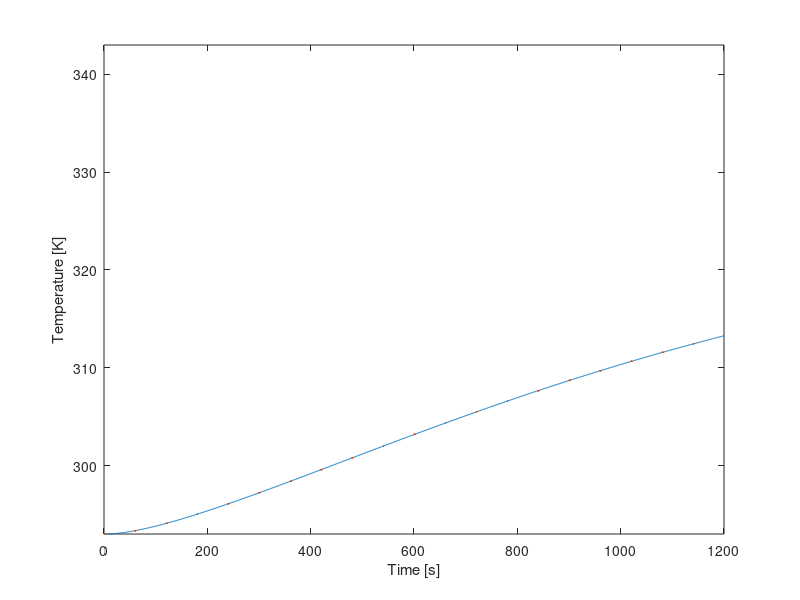

Recreate this plot in MATLAB.
clear all, close all, clc
%% Setup
% This section contains the parameters of the setup (start of cycle)
i=1;                     %Value for plot
T_0 = 293;              %Starting temperature in [K], assumed for all fluids, gasses and materials
T_water = 293;              %Starting temperature water in [K]
T_al = 293;                 %Starting temperature aluminium in [K]
T_cu = 293;                 %Starting temperature copper in [K]
T_pvc = 293;                %Starting temperature PVC in [K]
T_pur = 293;                %Starting temperature polyurethane in [K]
T_air = 293;                %Starting temperature internal air in [K]
T_amb = 293;                %Starting temperature ambient (outside) air in [K]
t = 1;                      %Time at the start [s]
t_final=1200;               %Time at end cycle [s]

%% First order variables
%This section contains the properties and constants of the materials, but also fixed variables of the setup
%Copper tubing
r_inner_cu = 0.004;     %Inner radius copper tube [m]
r_outer_cu = 0.006;     %Outer radius copper tube [m]
roughness_cu = 0.0015;  %Pipe roughness [m]
length_cu = 6.85;       %Length copper tube [m]
epsilon_cu = 0.05;      %Emissivity copper [-]
rho_cu = 8960;          %Density copper [kg/m^3]
c_cu = 386;             %Specific heat copper [J/kg K]
k_cu = 400;             %Thermal conductivity copper [W/(m K)]
%PVC tubing
hsv_pvc_d = 0.0022;     %Thickness of the HSV PCV [m]
r_outer_pvc = 0.055;    %Outer radius PVC tube [m]
r_inner_pvc = r_outer_pvc - hsv_pvc_d ;   %Inner radius PVC tube [m]
r_outer_double_pvc = r_outer_pvc + hsv_pvc_d; %Outer Radius of double-layered PVC tube (near endcaps) [m]
length_pvc = 0.130;     %Length/Height PVC tube [m] (this was shown to be slightly longer during first building phase with no real means to cut it down to 0.125m)
length_cap_pvc = 0.034; %Length/Height of a PVC Endcap [m]
epsilon_pvc = 0.9;      %Emissivity PVC [-]
rho_pvc = 1330;         %Density PVC [kg/m^3]
k_pvc = 0.19;           %Thermal conductivity PVC [W/(m K)]
d_air_endcap = 0.01;    %Distance between Kingspan Therma and the PVC endcap. Used to determine therma resistance
%Polyurethane tubing
r_inner_pur = 0.004;    %Inner radius polyurethane tube [m]
r_outer_pur = 0.006;    %Outer radius polyurathane tube [m]
d_pur = 0.002;          %Wall Thickness polyurthane tube [m]
length_pur = 6;         %Length polyurethane tube [m]
epsilon_pur = 0.9;      %Emissivity polyurethane [-]
k_pur = 0.13;           %Thermal conducitivity polyurethane [W/(m K)]
%Aluminium plate
A_al = 1.72*0.67;           %Area aluminium plate [m^2]
epsilon_paint = 0.95;   %Emissivity black acrylic paint [-] 
rho_al = 2700;          %Density aluminium [kg/m^3]
d_al = 0.002;           %thickness aluminium plate [m]
k_al = 237;             %Thermal conductivity aluminium [W/(m K)]
c_al = 900;             %Specific heat aluminium [J/kg K]
%Water
rho_water_20C = 998;    %Density water at 20C [kg/m^3]
c_water = 4148;         %Specific heat water [J/kg K]
%Air
rho_air = 1.29;         %Density air at 20C [kg/m^3]
c_air = 1006;           %Specific heat air [J/kg K]
k_air = 0.025;          %Thermal conductivity air [W/m K]
%General Setup Wood Properties
k_wood = 0.12;       %Thermal Conductivity of Pinewood [W/m k]                       
d_wood = 0.054;      %Wood border thcikness [m], simplification, in reality 2 mm air pocket within 
A_wood = 0.3107;     %Inner Surface Area wood layer [m^2], slight simplification
k_trespa = 0.03;     %Thermal Conductivity of Trespa bottom plate [W/m K]
d_trespa = 0.006;    %Thickness of trespa bottom [m]
%Kingspan Insulation Properties
ks_k = 0.022;     % Thermal Conductivity Kingspan insulation layer[W/(m*k)]
ks_d = 0.04;      % thickness of Kingspan insulation layer [m]
ks_spacer_d = 0.01; % Thickness of a single Kingspan spacer layer [m]
%Other
length_connector_total = 0.2; %total combined length of the connector segments that stick out of the HSV, [m]
sigma = 5.67*10^-8;     %Stefan Boltzmann constant [W/(m^2 K^4)]
flowrate = 3/60000;     %Flowrate pump [m^3/s]
E = 1000;               %Irradiance artificial sun [W/m^2]
V_body_collector = 1.72*0.67*0.067; %Volume of the solar collector build area with glas plate [m^3]

%% Second order variables
%Copper tube
A_outer_cu = 2 * pi * r_outer_cu * length_cu;       %Outer surface area copper tube [m^2]
A_inner_cu = 2 * pi * r_inner_cu * length_cu;       %Inner surface area copper tube [m^2]
A_exposed_cu = A_outer_cu/2;
V_cu = pi * r_inner_cu^2 * length_cu;               %Inner volume copper tube [m^3]
M_cu = V_cu * rho_cu;
%Surface areas and volume PVC tube
A_outer_pvc = 2 * pi * r_outer_pvc * length_pvc;    %Outer area PVC tube [m^2]
A_inner_pvc = 2 * pi * r_inner_pvc * length_pvc;    %Inner area PVC tube [m^2]
V_pvc = pi * r_inner_pvc^2 * length_pvc;            %Inner volume PVC tube [m^3]
%Surface areas and volume Polyurethane Tubing
A_outer_pur = 2 * pi * r_outer_pur * length_pur;    %Outer area Polyurethane Tubing [m^2]
A_inner_pur = 2 * pi * r_inner_pur * length_pur;    %Inner area Polyurethane Tubing [m^2]
V_pur = pi * r_inner_pur^2 * length_pur;            %Inner volume Polyurethane Tubing [m^3]
%Aluminium plate
V_al = A_al*0.002;                                  %Volume aluminium plate [m^3]
M_al = rho_al*V_al;                                 %Mass aluminium plate [kg]
%The following values are lifted from the earlier matlab model and are used to calculate (average) surface area of the Kingspan Insulation.
hsv_al_width = 0.04017;                                                                % Width of Aluminum Tape reflector section, [m]
hsv_therma_width_in = (hsv_al_width + (2*(sind(18)*0.010)));                           %'width' of kingspan therma plate on the inside, [m]
hsv_therma_width_out = (hsv_al_width + (2*(sind(18)*0.010))) + 2*(tand(18)*ks_d);      %'width' of kingspan therma plate on the outside, [m]
hsv_therma_a_in = length_pvc * hsv_therma_width_in;                                    %Area of kingspan therma plate on inside, [m^2]
hsv_therma_a_out = length_pvc * (hsv_therma_width_out);                                %Area of kingspan therma plate on outside, [m^2]
hsv_therma_a_avg = (hsv_therma_a_out + hsv_therma_a_in)/2;                             %Surface area in middle of therma plate, [m^2]
%The Heat Storage Vessel is seperated into two parts: one for the parts with overlap of endcaps and one for the part without 
pvc_ec_inner_length = length_cap_pvc - hsv_pvc_d;                                                       %Inner length of PVC Endcap [m]
hsv_pvc_a_single = (length_cap_pvc - (pvc_ec_inner_length * 2)) * ((r_inner_pvc+r_outer_pvc)/2) * 2 * pi; %Average PVC Surface Area for Heat Storage Vessel section without overlap [m]
hsv_pvc_a_double = (pvc_ec_inner_length * 2) * ((pvc_ec_inner_length+r_outer_double_pvc)/2) * 2 * pi;         %Average PVC Surface Area for Heat Storage Vessel sections with overlap [m]
pvc_ec_a = (r_outer_pvc)^2 * pi;                                                                         %Surface area of a single endcap, [m^2]
% Air Insulation Values
hsv_air_avgdist1 = ((0.010+0.00795)/2)*((length_pvc - (pvc_ec_inner_length * 2))/length_pvc) + ((0.0078+0.00575)/2)*((pvc_ec_inner_length * 2)/length_pvc); %Average distance of the heat reflector to the outer wall of the PVC body [m], USES PRE CALCULATED VALUES.  Accounts for the double layer PVC near the endcap, [m]
hsv_air_avg_a1 = length_pvc * (hsv_al_width - (2*(sind(18)*0.005)));       %Surface area at the average point between pvc and reflector [m^2], (TODO implement avgdist 1)
hsv_air_avgdist2 = 0.00905;                                                %Average distance between reflector and kingspan therma plate [m]
hsv_air_avg_a2 = length_pvc * (hsv_al_width + (2*(sind(18)*0.005)));       %Surface are at the average point between reflector and kingspan therma [m^2], (TODO implement avgdist 2)
%Aluminum Reflector Tape Properties
d_al_t = 0.0001;                            % Thickness of an aluminum reflector segment [m]
a_al_t = hsv_al_width * length_pvc;         % Area of a single heat reflector element. 10 are present in total [m^2]
% Convective heat transfer coefficients
h_air = 4.0;         %CVTH of still air [W/(m^2 K)], Range (4.0 to 5.9)
h_water = 100;      %CVTH of water [W/(m^2 K)], Range (100 to 15000) in pipe
h_pvc = 5;        %CVTH PVC [W/(m^2 K)], Range (5 to 9)
h_al = 7;        %CVTH aluminium [W/(m^2 K)], Range (7 to 10)
h_kingspan = 10;   %CTVH of Kingspan-Therma insulation [W/(m^2 K)], Range (10 to 30) (Aluminum surface)
h_pur = 5;        %CVTH of Polyurethane [W/(m^2 K)], PLACEHOLDER 
h_cu = 7;            %CVTH copper [W/(m^2 K)], Range (7 to 10) PLACEHOLDER
%Radiative heat transfer coefficients
h_r_pvc = 0.1;       %RDTH of pvc [W/(m^2 K)], PLACEHOLDER
h_r_al = 0.08;       %RDTH of aluminium-foil [W/(m^2 K)], PLACEHOLDER 
h_r_Kingspan = 0.08;  %RDTH of Kingspan-Therma insulation [W/(m^2 K)], PLACEHOLDER
h_r_pur = 0.5;       %RDTH of Polyurethane [W/(m^2 K)], PLACEHOLDER
%Overall Heat Transfer Coefficients, (may change due to change in CVTH)
U_cu = 1700;         %OHTC water in copper [W/(m^2 K)] TODO check this, has large influence on final temp
U_pur = 120.76;      %OHTC water in polyurethane [W/(m^2 K)]
U_pvc = 4.21;       %OHTC water in PVC [W/(m^2 K)]
%Other
V_system = V_cu+V_pvc+V_pur;                  %Volume of system  
A_contact_al_cu = length_cu * 0.002; %The contact patch area between the Aluminum and Copper. Simple lengthxwidth for area.
M_air = V_body_collector*rho_air;   

%misc thermal resistance 
R_al = d_al/(k_al * A_al);                    %Thermal resistance aluminium plate 
R_sol_air = 0.1;                                %Conductive thermal resistance air, PLACEHOLDER 
R_sol_wood = d_wood/(k_wood * A_wood) ;       %Conductive thermal resistance wood setup    
R_pur = 1/((1/(h_pur*(A_outer_pur))) + (log(r_outer_pur/r_inner_pur)/(2*pi*length_pur*k_pur))); %Thermal resistance of Polyurethane tube. Not accounting for rad
R_con = 1/((1/(h_cu*(0.15*(r_outer_cu*pi*2)))) + (log(r_outer_cu/r_inner_cu)/(2*pi*0.15*k_cu)));
R_trespa = d_trespa / (k_trespa * (A_al));
%Empty Arrays
T_air = repmat(0, 1,t_final);
T_cu = repmat(0, 1,t_final);
T_al = repmat(0, 1,t_final);
T_water = repmat(0, 1,t_final);
T_pur = repmat(0, 1,t_final);
T_0 = repmat(0, 1,t_final);
%Insertion of starting values (temporary)
T_0(1) = 293;                  %Starting temperature in [K], assumed for all fluids, gasses and materials
T_water(1) = 293;              %Starting temperature water in [K]
T_al(1) = 293;                 %Starting temperature aluminium in [K]
T_cu(1) = 293;                 %Starting temperature copper in [K]
T_pur(1) = 293;                %Starting temperature polyurethane in [K]
T_air(1) = 293;                %Starting temperature internal air in [K]
%% Plotting info
for i = 1:t_final
    %%%%%%%%%%%%%%%%%%%%%%%%%%%%%%%%%%%%%%%%%%%%%%%%%%%     
    %Thermal resistance can change dynamically because radiation is accounted for in HSV
            %Accounts for radiation from PVC, and Kingspan Therma Exterior. Ideally
            %use way more temperature measurement points, but this seems like a
            %decent approximation to take the delta T between inside liquid temp
            %and ambient.
    R_con = 1/((1/(h_cu*(length_connector_total*(r_outer_cu*pi*2)))) +  (1/(1/(sigma*(pi*2*length_connector_total*r_outer_cu)*(T_water(i)^2-T_amb^2)*(T_water(i)-T_amb))) ) + (log(r_outer_cu/r_inner_cu)/(2*pi*length_connector_total*k_cu)));
    R_a = 1/( (1/(h_pvc*(hsv_pvc_a_single+hsv_pvc_a_double))) + 1/(1/(sigma*(hsv_pvc_a_single+hsv_pvc_a_double)*(T_water(i)^2-T_amb^2)*(T_water(i)-T_amb)) )) + (log(r_outer_pvc/r_inner_pvc)/(2*pi*length_pvc*k_pvc)); %Convection from PVC into first air pocket,radiation into air pocket,And conduction through PVC.
    R_b = hsv_air_avgdist1 / (k_air * (10*hsv_air_avg_a1)); %Conduction through first air pocket
    R_c = 1/((1/(h_al*(10*a_al_t))) + (d_al_t/k_al*(10*a_al_t))); %Convection from reflector to second air pocket, And conduction through reflector.
    R_d = hsv_air_avgdist2 / (k_air * (10*hsv_air_avg_a2)); %Conduction through second air pocket
    R_e = 1/((1/(h_kingspan*(10*hsv_therma_a_avg))) + 1/(1/(sigma*hsv_therma_a_avg*(T_water(i)^2-T_amb^2)*(T_water(i)-T_amb)))) + (ks_d/(ks_k*(10*hsv_therma_a_avg))); %Convection from Kingspan Therma to ambient, And radiation, And conduction through Kingspan Therma.    
    R_hsv_radial = R_a + R_b + R_c + R_d + R_e;
    %Endcap (Assumed single endcap here. Second one will be accounted for in R_hsv_endcaps)
    R_z = 1/((1/(k_pvc*pvc_ec_a)) + (hsv_pvc_d/(k_pvc*pvc_ec_a)));          %Convection from PVC into air gap, and conduction through pvc.
    R_y = d_air_endcap/(k_air * pvc_ec_a);                                  %Conduction through air gap
    R_x = 1/((1/(h_kingspan*pvc_ec_a)) + (ks_d/(ks_k*pvc_ec_a)));           %Convection from Kingspan Therma into outside atmosphere, and conduction through Kingspan Therma
    R_hsv_endcaps = 1/(1/(R_z + R_y + R_x) + 1/(R_z + R_y + R_x));              %Total Equivalent Thermal resistance of both endcaps
    R_hsv = 1/((1/R_hsv_radial) + (1/R_hsv_endcaps));
    %%%%%%%%%%%%%%%%%%%%%%%%%%%%%%%%%%%%%%%%%%%%%%%%%%%        
    %Water Mass
    %rho_water = (999.83953 + 16.945176 * (1.00024*T_water(i)) - 7.9870401*10^-3 * (1.00024*T_water(i))^3 - 46.17046*10^-6* (1.00024*T_water(i))^3 +105.56302*10^-9 * (1.00024*T_water(i))^4 - 280.54253*10^-12 * (1.00024*T_water(i))^5)/(1+16.897850*10^-3 * (1.00024*T_water(i)));   %Density water
    M_water = V_system*rho_water_20C;       %Volume of water inside system. Can produce weird values if the rest doesnt work, likely not cause of issues.
    %%%%%%%%%%%%%%%%%%%%%%%%%%%%%%%%%%%%%%%%%%%%%%%%%%%    
    %Addition of Heat energy through radiation, And loss of heat in collector solids and air - Needs improvement
    Qdot_rad_al = E*(A_al-A_exposed_cu)*epsilon_paint;                                %Heat addition radiation on aluminium plate [W]   
    Qdot_rad_cu = E*length_cu*(r_outer_cu* pi)*epsilon_paint;          %Heat addition radiation on copper tube [W] (only half of tube exposed directly to light)
    T_al(i) = T_al(i)+(Qdot_rad_al/(M_al*c_al));                       %Temperature of aluminum as it heats up from radiation [k]
    T_cu(i) = T_cu(i)+(Qdot_rad_cu/(M_cu*c_cu));                       %Temperature of aluminum as it heats up from radiation [k]    
    %Losses to inside of collector space
    Qdot_loss_conv_al(i) = h_air*(A_al-A_exposed_cu)*(T_al(i)-T_air(i));                      %Heat loss convection aluminium plate [W] 
    T_al(i) = T_al(i)-(Qdot_loss_conv_al(i)/(M_al*c_al));                       %Temperature of aluminum as it heats up from radiation [k]   
    Qdot_loss_conv_cu(i) = h_air*A_outer_cu*(T_cu(i)-T_air(i));
    T_cu(i) = T_cu(i)-(Qdot_loss_conv_cu(i)/(M_cu*c_cu)); 
    %Heating of air inside of collector
    T_air(i) = T_air(i) + ((Qdot_loss_conv_cu(i)+Qdot_loss_conv_al(i))/(M_air*c_air));      %Heat air from energy dissapated from copper and aluminum
    %Heated air going back into collector Al and Cu by means of convection (This stabilizes the internal temperatures and ensures that the ambient air's heat can eventually make its way into the liq)
    Qdot_gain_conv_al(i) = h_air*(A_al-A_exposed_cu)*(T_al(i)-T_air(i));     
    Qdot_gain_conv_cu(i) = h_air*(A_al-A_exposed_cu)*(T_al(i)-T_air(i)); 
    T_al(i) = T_al(i)+(Qdot_gain_conv_al(i)/(M_al*c_al));      
    T_cu(i) = T_cu(i)+(Qdot_gain_conv_cu(i)/(M_cu*c_cu));  
    T_air(i) = T_air(i) - ((Qdot_loss_conv_cu(i)+Qdot_loss_conv_al(i))/(M_air*c_air));      %Heat collector from energy dissapated from air
    %Conduction from Aluminum to Copper
    Qdot_cond_al_to_cu(i) = h_cu*A_contact_al_cu*(T_al(i)-T_cu(i));
    T_cu(i) = T_cu(i)+(Qdot_cond_al_to_cu(i)/(M_cu*c_cu));  
    T_al(i) = T_al(i)-(Qdot_cond_al_to_cu(i)/(M_al*c_al)); 
    %----------------------------------------------------------------------
    %----------------------------------------------------------------------
    %By this point no external losses in the collector are accounted for, following section transports away heat energy into the water.    
    Qdot_gain(i) = h_water*(A_inner_cu)*(T_cu(i)-T_water(i));                 %Fill sum of energy gains here [J/s or W] Needs proper convective heat transfer coeff
    T_water(i) = T_water(i) + (Qdot_gain(i)/(M_water*c_water));            %New Temperature of water due to heat gain in a single second, right side is Temp change in said second
    T_cu(i) = T_cu(i)-(Qdot_gain(i)/(M_cu*c_cu));       
    %Aluminum Plate to bottom (assumes perfect contact)
    Qdot_loss_trespa(i) = (T_al(i)-T_amb)/R_trespa;                        %Heat loss through the trespa plate at the bottom
    T_al(i) = T_al(i)-(Qdot_loss_trespa(i)/(M_al*c_al)); 
    %%%%%%%%%%%%%%%%%%%%%%%%%%%%%%%%%%%%%%%%%%%%%%%%%%%
    %Liquid - loss - This works as intended
    Qdot_loss_hsv(i) = (T_water(i)-T_amb)/R_hsv ;                           %Heat loss hsv. R_hsv No large influence.
    Qdot_loss_pur(i) = (T_water(i)-T_amb)/R_pur;                            %Heat loss polyurethane tubing 
    Qdot_loss_con(i) = (T_water(i)-T_amb)/R_con;                            %Heat loss of the two 10cm long press-fit coupling tube sections sticking out of HSV. R_con Has a really large influence for some reason.
    Qdot_loss(i) = Qdot_loss_hsv(i) + Qdot_loss_pur(i)+Qdot_loss_con(i);    %Sum all of the heat losses per second instance here
    T_water(i) = T_water(i)-(Qdot_loss(i)/(M_water*c_water));               %New Temperature of water due to heat loss in a single second, right side is Temp change in said second
    %%%%%%%%%%%%%%%%%%%%%%%%%%%%%%%%%%%%%%%%%%%%%%%%%%%
    %Bringing the values that were determined in this time step to the next one
    T_water(i+1) = T_water(i);                                              %brings current water temp over to the next time increment
    T_al(i+1) = T_al(i);
    T_cu(i+1) = T_cu(i);
    T_air(i+1) = T_air(i);
    %%%%%%%%%%%%%%%%%%%%%%%%%%%%%%%%%%%%%%%%%%%%%%%%%%%
    %Plotting code
    y(i) = T_water(i);                                                      %Inserts current temp into its respective place in y for plotting
    t = t + 1;                                                              %1 stands for 1 step for time
    x(i) = i;                                                               %time is on x axis
    i = i + 1;                                                              %1 step added for plot
end
%% Actual plot
%Temperature
figure(1)
plot(x,y)
hold on
plot(x(1:60:t_final),y(1:60:t_final), '.', 'Markersize', 5)
hold off
xlim([0, t_final]);
ylim([293, 343]);
xlabel('Time [s]');
ylabel('Temperature [K]');
%Plot of Heat Energy Gain per Second
% figure(2)
% plot(x,Qdot_gain)
% xlim([0, t_final]);
% ylim([0, 800]);
% xlabel('Time [s]');
% ylabel('Heat Energy Gain in a second [J/s & W]');
% %Plot of Heat Energy Loss per Second
% figure(3)
% plot(x,Qdot_loss)
% xlim([0, t_final]);
% ylim([0, 800]);
% xlabel('Time [s]');
% ylabel('Heat Energy Loss in a second [J/s & W]');
